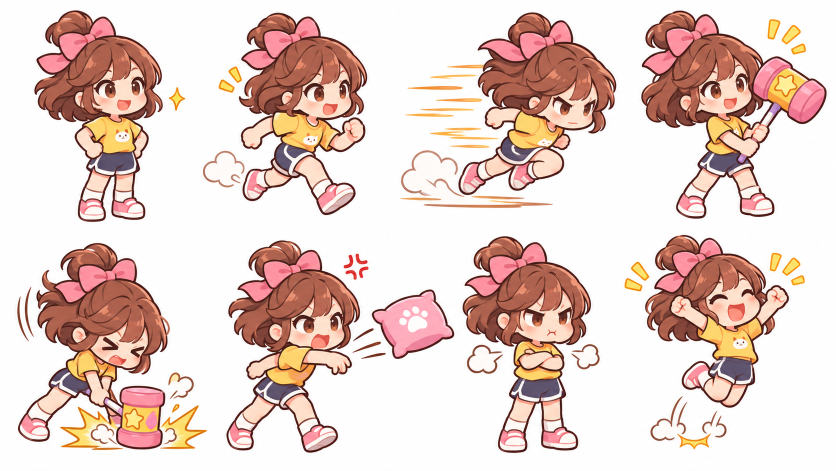
#> input picture asset/archive/image copy.png, 1672 x 941 px, found by its file name (shown at 1/2 size)
$ python prepare_coop_assets.py
#> lines starting #> are read from the running program, lines starting #| are printed output that depends on the picture; after the words box and inside, x2 and y2 are one past the last pixel; in counts of white or black regions, pixels touching at a corner belong together
#!/usr/bin/env python3
"""Prepare supplied co-op sprites without modifying their source images."""
from pathlib import Path
import numpy as np
from PIL import Image
from scipy import ndimage

ROOT = Path(__file__).resolve().parent.parent
INBOX = ROOT / 'asset/archive/inbox_archive' if (ROOT / 'asset/archive/inbox_archive').exists() else ROOT / 'asset/inbox'
OUTPUT = ROOT / 'assets/coop'
OUTPUT.mkdir(parents=True, exist_ok=True)

def prepare(source, output, size, area=None, mode='single', bottom=False):
#> called with source = 'image copy.png', output = 'mop.png', size = (64, 64), mode = 'single', bottom = False
    image = Image.open(INBOX / source).convert('RGBA')
    if area:
        image = image.crop(area)
    arr = np.asarray(image).copy()
    alpha = arr[:, :, 3]
#> alpha: shape (941, 1672); every value is 255
    # Segmentation discards distant alpha speckles while retaining antialiased edges.
    core = alpha > (150 if mode == 'marker' else 80)
#> core: shape (941, 1672) bool; every value is 1
    labels, _ = ndimage.label(ndimage.binary_dilation(core, iterations=2))
#> labels: shape (941, 1672) int32; every value is 1
    components = []
    for index, bounds in enumerate(ndimage.find_objects(labels), 1):
        if bounds is None:
            continue
        mass = int(np.count_nonzero(labels[bounds] == index))
        if mass > (100 if mode == 'marker' else 250):
            components.append((mass, index))
#> this loop made 1 pass
#> (index, mass) on pass 1: (1, 1573352)
#> after the loop, components = [(1573352, 1)]
    if not components:
        raise ValueError(f'No foreground: {source}, {output}')
    if mode == 'single':
        selected = np.isin(labels, [max(components)[1]])
    else:
        selected = np.isin(labels, [index for _, index in components])
    selected = ndimage.binary_dilation(selected, iterations=2)
    if mode == 'marker':
        # Original marker sheet contains a broad, clipped grey/white glow.
        # Reduce low-alpha glow rather than carrying it onto the floor.
        alpha = np.clip((alpha.astype(np.float32) - 110) * (255 / 145), 0, 255).astype(np.uint8)
    arr[:, :, 3] = np.where(selected, alpha, 0)
    # Drop isolated vivid red extraction residue while preserving red on the remote.
    if source != 'image copy 11.png':
        red = (arr[:, :, 0] > 200) & (arr[:, :, 1] < 55) & (arr[:, :, 2] < 55)
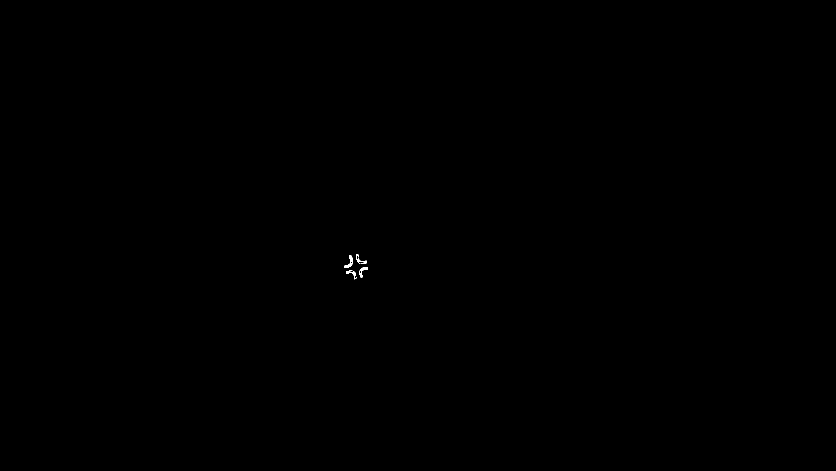
#> red: shape (941, 1672) bool (shown at 1/2 size); 0.03% white; 4 white regions, box (x1, y1, x2, y2) and area: (688, 510, 706, 536) 166, (719, 534, 736, 555) 118, (712, 508, 734, 528) 108, (692, 541, 713, 559) 108
        arr[red, 3] = 0
#> arr: shape (941, 1672, 4); mean R, G, B, A 230, 208.2, 201.4, 254.9
    rgba = Image.fromarray(arr)
    box = rgba.getchannel('A').getbbox()
#> box = (0, 0, 1672, 941)
    if not box:
        raise ValueError(f'Empty foreground: {source}, {output}')
    cut = rgba.crop(box)
    maxw, maxh = size[0] - 4, size[1] - 4
    scale = min(maxw / cut.width, maxh / cut.height)
#> scale = 0.0359
    cut = cut.resize((max(1, round(cut.width * scale)), max(1, round(cut.height * scale))), Image.Resampling.LANCZOS)
    canvas = Image.new('RGBA', size)
#> canvas: PIL image 64x64 RGBA; every value is 0
    x = (size[0] - cut.width) // 2
#> x = 2
    y = size[1] - 2 - cut.height if bottom else (size[1] - cut.height) // 2
#> y = 15
    canvas.alpha_composite(cut, (x, y))
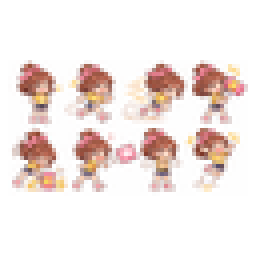
#> canvas: PIL image 64x64 RGBA (shown 4 times larger); mean R, G, B, A 114.3, 103.3, 99.9, 127; transparent parts drawn white
    canvas.save(OUTPUT / output)
    print(f'{output}: {size[0]}x{size[1]}')

prepare('image copy.png', 'mop.png', (64, 64))
prepare('image copy 3.png', 'basket.png', (128, 96), bottom=True)
#> call 2 of prepare, with source = 'image copy 3.png', output = 'basket.png', size = (128, 96), mode = 'single', bottom = True
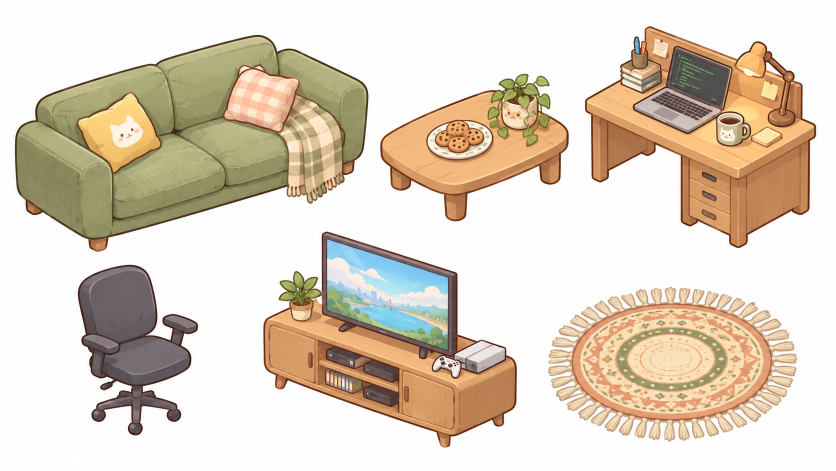
#> input picture asset/archive/image copy 3.png, 1671 x 941 px, found by its file name (shown at 1/2 size)
#> in prepare (call 2), `alpha = arr[:, :, 3]`: alpha: shape (941, 1671); every value is 255
#> in prepare (call 2), `core = alpha > (150 if mode == 'marker' else 80)`: core: shape (941, 1671) bool; every value is 1
#> in prepare (call 2), `labels, _ = ndimage.label(ndimage.binary_dilation(core, iterations=2))`: labels: shape (941, 1671) int32; every value is 1
#> the loop in prepare (call 2), `for index, bounds in enumerate(ndimage.find_objects(labels), 1):` made 1 pass
#> (index, mass) on pass 1: (1, 1572411)
#> after the loop in prepare (call 2), `for index, bounds in enumerate(ndimage.find_objects(labels), 1):`: components = [(1572411, 1)]
#> in prepare (call 2), `red = (arr[:, :, 0] > 200) & (arr[:, :, 1] < 55) & (arr[:, :, 2] < 55)`: red: shape (941, 1671) bool; every value is 0
#> in prepare (call 2), `box = rgba.getchannel('A').getbbox()`: box = (0, 0, 1671, 941)
#> in prepare (call 2), `cut = cut.resize((max(1, round(cut.width * scale)), max(1, round(cut.h..`:
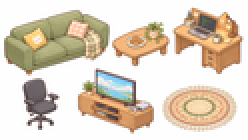
#> cut: PIL image 124x70 RGBA (shown 2 times larger); mean R, G, B, A 222.5, 210.3, 194.2, 255
#> in prepare (call 2), `canvas = Image.new('RGBA', size)`: canvas: PIL image 128x96 RGBA; every value is 0
#> in prepare (call 2), `canvas.alpha_composite(cut, (x, y))`:
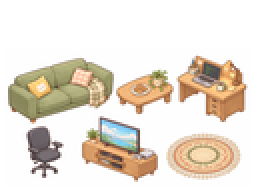
#> canvas: PIL image 128x96 RGBA (shown 2 times larger); mean R, G, B, A 157.2, 148.5, 137.2, 180.1; transparent parts drawn white
prepare('image copy 6.png', 'task_complete.png', (48, 48))
#> call 3 of prepare, with source = 'image copy 6.png', output = 'task_complete.png', size = (48, 48), mode = 'single', bottom = False
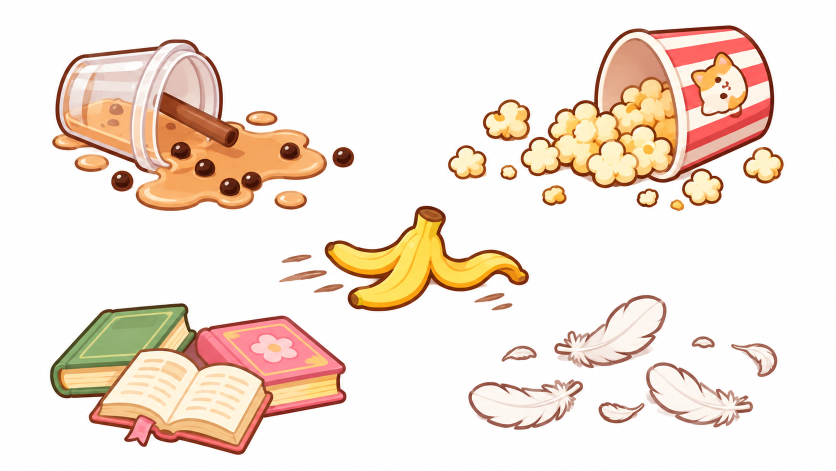
#> input picture asset/archive/image copy 6.png, 1671 x 941 px, found by its file name (shown at 1/2 size)
#> the loop in prepare (call 3), `for index, bounds in enumerate(ndimage.find_objects(labels), 1):` made 1 pass
#> in prepare (call 3), `red = (arr[:, :, 0] > 200) & (arr[:, :, 1] < 55) & (arr[:, :, 2] < 55)`: red: shape (941, 1671) bool; 0% white in thin lines or dots, all inside (x1, y1, x2, y2) = (1333, 105, 1518, 286)
#> in prepare (call 3), `arr[red, 3] = 0`: arr: shape (941, 1671, 4); mean R, G, B, A 243.5, 228.9, 217.6, 255
#> in prepare (call 3), `canvas = Image.new('RGBA', size)`: canvas: PIL image 48x48 RGBA; every value is 0
#> in prepare (call 3), `canvas.alpha_composite(cut, (x, y))`:
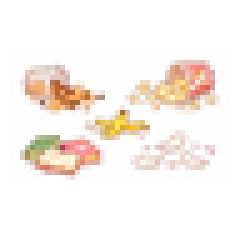
#> canvas: PIL image 48x48 RGBA (shown 5 times larger); mean R, G, B, A 116, 108.9, 103.4, 121.7; transparent parts drawn white
prepare('image copy 7.png', 'task_pending.png', (48, 48))
#> (the run stopped early here; a loop or call above may not have finished)
